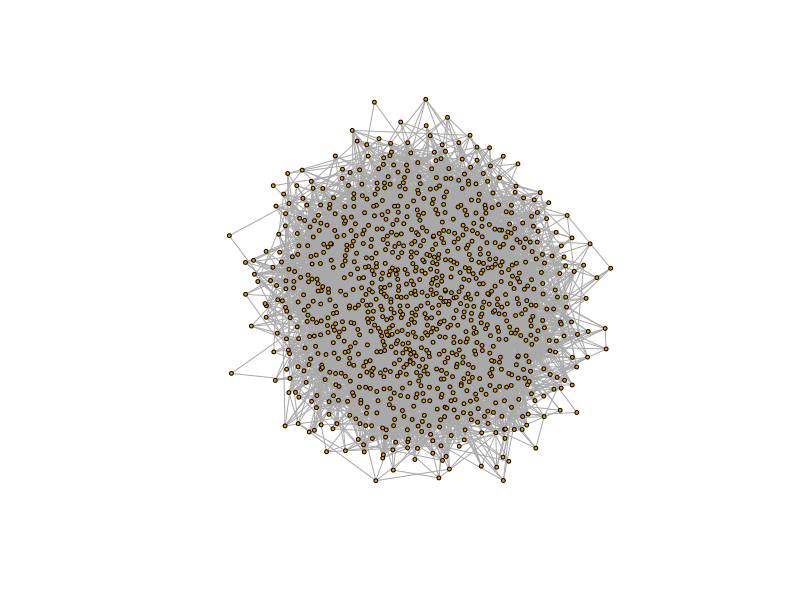
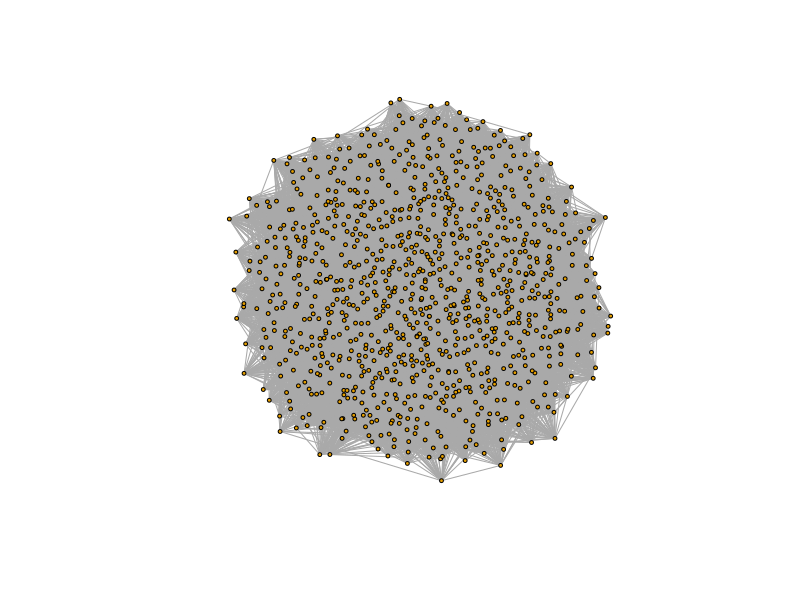
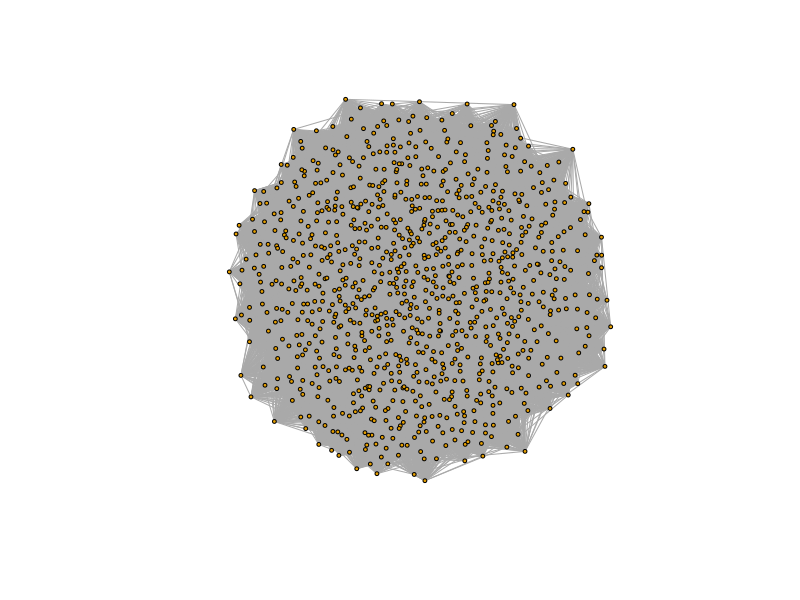
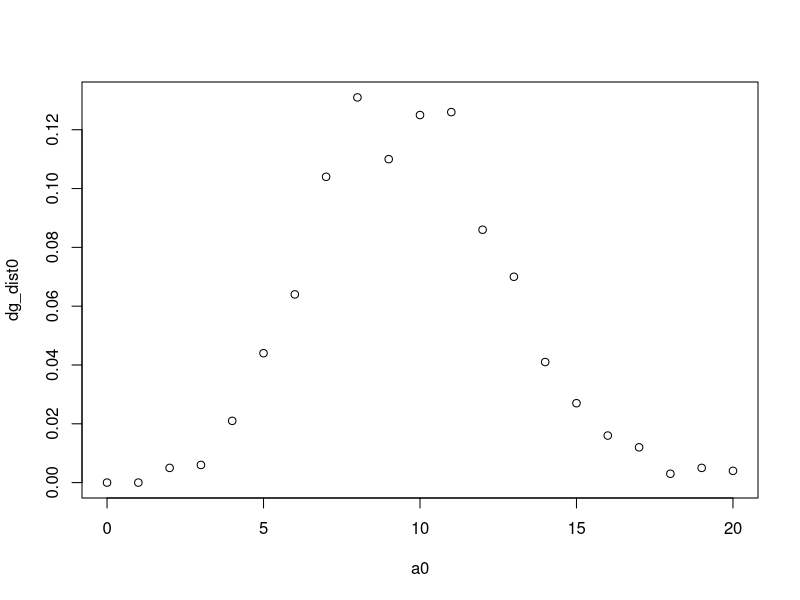
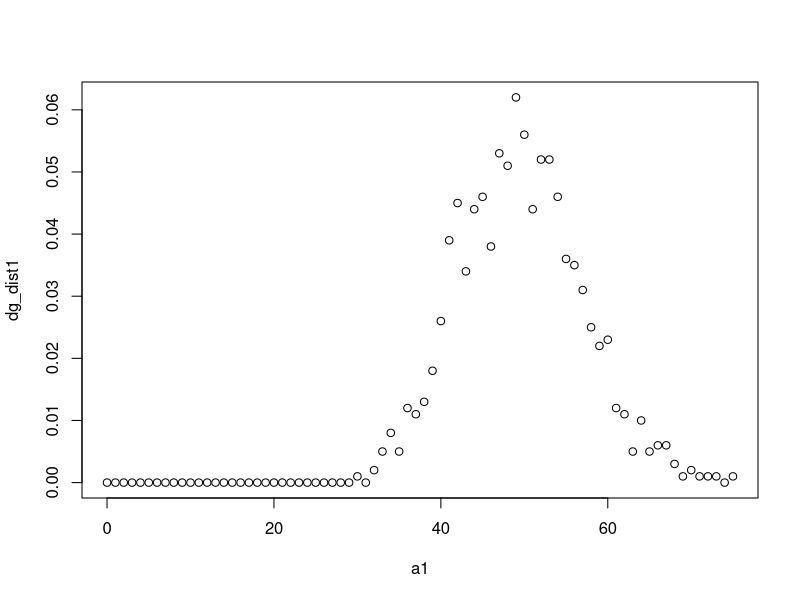
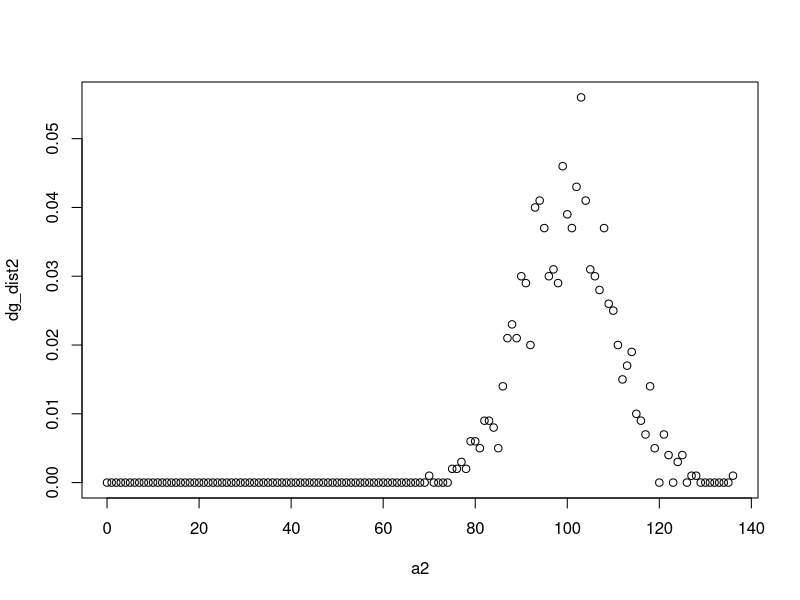

The R script that drew these images, in order:
# opt-cmd-R to run all code
# shft-cmd-C to comment

rm(list = ls())

library(igraph)

p0 = 0.01
p1 = 0.05
p2 = 0.1

nodes = 1000

g0 = sample_gnp(nodes, p0, directed = FALSE, loops = FALSE)
g1 = sample_gnp(nodes, p1, directed = FALSE, loops = FALSE)
g2 = sample_gnp(nodes, p2, directed = FALSE, loops = FALSE)

plot(g0, vertex.size=2, vertex.label=NA)  
plot(g1, vertex.size=2, vertex.label=NA)
plot(g2, vertex.size=2, vertex.label=NA)

# if average degree of each node is 2, then the graph is likely connected

dg_dist0 = degree_distribution(g0)
a0 = 0:(length(dg_dist0)-1)

dg_dist1 = degree_distribution(g1)
a1 = 0:(length(dg_dist1)-1)

dg_dist2 = degree_distribution(g2)
a2 = 0:(length(dg_dist2)-1)

plot(a0, dg_dist0)
plot(a1, dg_dist1)
plot(a2, dg_dist2)

con0 = is.connected(g0)
con1 = is.connected(g1)
con2 = is.connected(g2)

dia0 = diameter(g0, directed = FALSE, unconnected = TRUE, weights = NULL)
dia1 = diameter(g1, directed = FALSE, unconnected = TRUE, weights = NULL)
dia2 = diameter(g2, directed = FALSE, unconnected = TRUE, weights = NULL)

